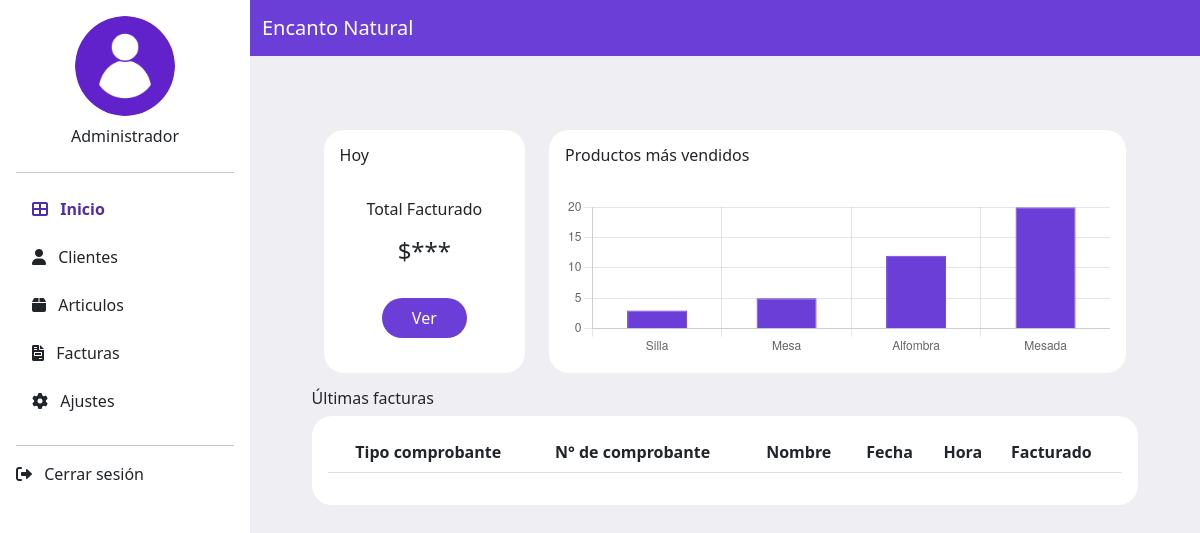
The page /vista/admin.php on the database as committed earlier.
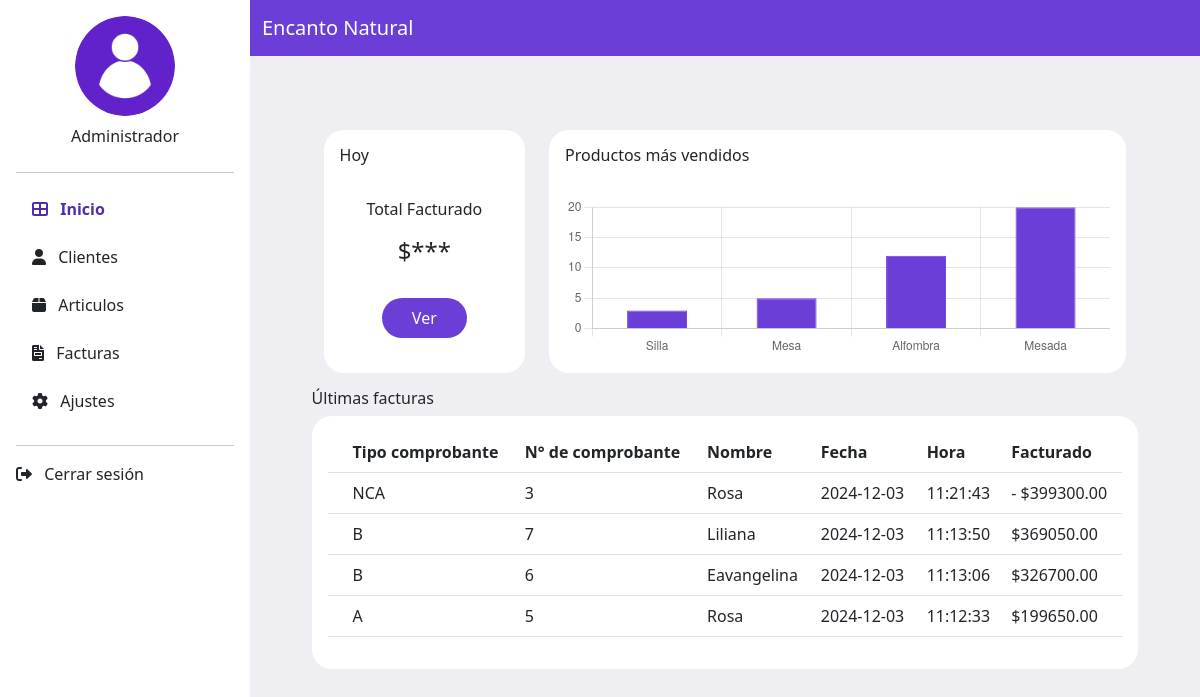
The same page on the database as committed later.
### tables this page shows
CREATE TABLE `nota_credito` (
  `id_nota_credito` int(11) NOT NULL,
  `id_cliente` int(11) NOT NULL,
  `id_factura` int(11) DEFAULT NULL,
  `fecha` date NOT NULL,
  `hora` time NOT NULL,
  `motivo` varchar(255) NOT NULL,
  `subtotal` decimal(10,2) NOT NULL,
  `porcentaje_impuesto` decimal(5,2) NOT NULL,
  `monto_impuesto` decimal(10,2) NOT NULL,
  `total` decimal(10,2) NOT NULL,
  `tipo_factura` varchar(60) DEFAULT NULL
);

CREATE TABLE `cliente` (
  `id_cliente` int(11) NOT NULL,
  `nombre` varchar(50) NOT NULL,
  `apellido` varchar(50) NOT NULL,
  `dni` char(8) NOT NULL,
  `domicilio` varchar(255) DEFAULT NULL,
  `celular` varchar(20) DEFAULT NULL,
  `tipo_cliente` enum('responsable inscripto','consumidor final') NOT NULL,
  `correo` varchar(80) DEFAULT NULL
);

CREATE TABLE `factura` (
  `id_factura` int(11) NOT NULL,
  `id_cliente` int(11) NOT NULL,
  `fecha` date NOT NULL,
  `hora` time NOT NULL,
  `tipoFactura` varchar(50) NOT NULL,
  `subtotal` decimal(10,2) NOT NULL,
  `porcentajeImpuesto` decimal(5,2) NOT NULL,
  `montoImpuesto` decimal(10,2) NOT NULL,
  `total` decimal(10,2) NOT NULL
);

### modelo/conexion.php (called while the page is built, shortened)
<?php
class Conexion
{
    private $conexion;
    public function __construct()
    {
        $this->conexion = new mysqli("localhost:3307", "root", "", "facturacion");
    }
    public function obtener4_facturas()
    {
        $sql = "
        SELECT
            f.id_factura,
            nc.id_nota_credito,
            COALESCE(nc.tipo_factura, f.tipoFactura) AS tipo_comprobante,
            COALESCE(nc.fecha, f.fecha) AS fecha,
            COALESCE(nc.hora, f.hora) AS hora,
            c.nombre AS nombre_cliente,
            COALESCE(nc.total, f.total) AS total
        FROM factura f
        JOIN cliente c ON f.id_cliente = c.id_cliente
        LEFT JOIN nota_credito nc ON f.id_factura = nc.id_factura
        ORDER BY COALESCE(nc.fecha, f.fecha) DESC, COALESCE(nc.hora, f.hora) DESC
        LIMIT 4";
        $result = $this->conexion->query($sql);
        $facturas = array();
        if ($result->num_rows > 0) {
            while ($row = $result->fetch_assoc()) {
                $facturas[] = $row;
            }
            return $facturas;
        } else {
            return array();
        }
    }
}

### vista/admin.php (the view, shortened to what this page needs)
<!DOCTYPE html>
<html lang="en">
<head>
  <link href="https://cdn.jsdelivr.net/npm/bootstrap@5.3.0/dist/css/bootstrap.min.css" rel="stylesheet">
  <link rel="stylesheet" href="https://cdnjs.cloudflare.com/ajax/libs/font-awesome/6.0.0-beta3/css/all.min.css">
  <link rel="stylesheet" href="styles.css">
</head>
<body>
  <?php
  include_once("../modelo/conexion.php");
  $modelo = new Conexion();
  $facturas = $modelo->obtener4_facturas();
  ?>
  <div class="d-flex">
    <div id="sidebar" class="bg-light p-3">
      <div class="text-center mb-4">
        <img src="img/user1.png" class="rounded-circle" alt="Avatar">
        <p class="mt-2">Administrador <br><?php session_start();
                                          echo htmlspecialchars($_SESSION["nombre_usuario"]) ?> </p>
      </div>
      <hr>
      <ul class="nav flex-column">
        <li class="nav-item mb-2">
          <a class="nav-link text-dark active" href="admin.php"><i class="fas fa-th-large me-2"></i> Inicio</a>
        </li>
        <li class="nav-item mb-2">
          <a class="nav-link text-dark" href="clientes.php"><i class="fas fa-user me-2"></i> Clientes</a>
        </li>
        <li class="nav-item mb-2">
          <a class="nav-link text-dark" href="articulos.php"><i class="fas fa-box me-2"></i> Articulos</a>
        </li>
        <li class="nav-item mb-2">
          <a class="nav-link text-dark" href="facturas.php"><i class="fas fa-file-invoice me-2"></i> Facturas</a>
        </li>
        <li class="nav-item mb-2">
          <a class="nav-link text-dark" href="ajustes.php"><i class="fas fa-cog me-2"></i> Ajustes</a>
        </li>
      </ul>
      <hr>
      <div class="mt-auto">
        <a class="nav-link text-dark" href="../controlador/cerrarSession.php"><i class="fas fa-sign-out-alt me-2"></i> Cerrar sesión</a>
      </div>
    </div>
    <div class="w-100">
      <nav class="navbar navbar-expand-lg navbar-light text-white">
        <div class="container-fluid">
          <span class="navbar-brand text-white">Encanto Natural</span>
        </div>
      </nav>
      <div class="content p-4">
        <div class="container">
          <div class="row justify-content-md-center">
            <div class="col-md-3 mb-3">
              <div class="card h-100 custom-card" style="width: 100%;">
                <div class="card-body">
                  <h6 class="card-title">Hoy</h6><br>
                  <div class="text-center">
                    <p class="card-text">Total Facturado</p>
                    <h4 id="totalFacturado">$*** </h4><br>
                    <button id="toggleBtn" class="btn custom-btn btn-center" onclick="toggleFacturado()"> Ver </button>
                  </div>
                </div>
              </div>
            </div>
            <div class="col-md-8 mb-3">
              <div class="card h-100 custom-card" style="width: 100%;">
                <div class="card-body">
                  <h6 class="card-title">Productos más vendidos</h6><br>
                  <canvas id="myChart" style="width: 100%; height: 160px;"></canvas>
                </div>
              </div>
            </div>
          </div>
        </div>
        <div class="col-md-11 mb-3 mx-auto">
          <h6>Últimas facturas</h6>
          <div class="card custom-card">
            <div class="card-body">
              <table class="table table-hover">
                <thead>
                  <tr>
                    <th scope="col"> </th>
                    <th scope="col">Tipo comprobante</th>
                    <th scope="col">N° de comprobante</th>
                    <th scope="col">Nombre</th>
                    <th scope="col">Fecha</th>
                    <th scope="col">Hora</th>
                    <th scope="col">Facturado</th>
                  </tr>
                </thead>
                <tbody>
                  <?php foreach ($facturas as $factura) : ?>
                    <tr>
                      <td scope="col"> </td>
                      <td><?php echo $factura["tipo_comprobante"]; ?></td>
                      <td><?php
                          if (!empty($factura["id_nota_credito"])) {
                            echo $factura["id_nota_credito"];
                          } else {
                            echo $factura["id_factura"];
                          }
                          ?>
                      </td>
                      <td><?php echo $factura["nombre_cliente"]; ?></td>
                      <td><?php echo $factura["fecha"]; ?></td>
                      <td><?php echo $factura["hora"]; ?></td>
                      <td><?php
                          if (!empty($factura["id_nota_credito"])) {
                            echo "- $", $factura["total"];
                          } else {
                            echo "$", $factura["total"];
                          }
                          ?>
                      </td>
                    </tr>
                  <?php endforeach; ?>
                </tbody>
              </table>
            </div>
          </div>
        </div>
      </div>
    </div>
  </div>
</body>
<script>
  ////////////////////////////// Funcionalidad de graficos ////////////////////////////////////////////////////////////////////////////////
  var ctx = document.getElementById('myChart').getContext('2d');
  var myChart = new Chart(ctx, {
    type: 'bar', // El tipo de gráfico que quieres (bar, line, pie, etc.)
    data: {
      labels: ['Silla', 'Mesa', 'Alfombra', 'Mesada'], // Las etiquetas en el eje X
      datasets: [{
        //label: 'Productos más vendidos',
        data: [3, 5, 12, 20], // Los datos que quieres graficar
        backgroundColor: [
          '#6c3ed8',
          '#6c3ed8',
          '#6c3ed8',
          '#6c3ed8'
        ],
        maxBarThickness: 60,
        borderColor: [
          '#6c3ed8',
          '#6c3ed8',
          '#6c3ed8',
          '#6c3ed8'
        ],
        borderWidth: 1
      }]
    },
    options: {
      plugins: {
        legend: {
          display: false // Ocultar leyenda
        }
      },
      scales: {
        y: {
          beginAtZero: true
        }
      }
    }
  });
  ///////////////////////////////////////////  Funcionalidad ocultar dinero ////////////////////////////////////////////////////////////////////////////////
  document.addEventListener('DOMContentLoaded', function() {
    const totalReal = 6543.75; // Ejemplo: $6543.75
    // Guarda el contenido inicial del HTML
    const totalFacturadoElement = document.getElementById('totalFacturado');
    const toggleBtn = document.getElementById('toggleBtn');
    const initialTextContent = totalFacturadoElement.textContent;
    const initialButtonText = toggleBtn.textContent;
    function toggleFacturado() {
      // Si actualmente muestra los asteriscos, cambia al valor real
      if (totalFacturadoElement.textContent === initialTextContent) {
        totalFacturadoElement.textContent = `$${totalReal.toFixed(2)}`; // Muestra el valor real
        toggleBtn.textContent = 'Ocultar'; // Cambia el texto del botón a "Ocultar"
      } else {
        // Restaura el contenido inicial sin escribir manualmente los valores
        totalFacturadoElement.textContent = initialTextContent;
        toggleBtn.textContent = initialButtonText;
      }
    }
    // Agrega el evento de clic al botón
    toggleBtn.addEventListener('click', toggleFacturado);
  });
</script>
</html>

### vista/styles.css (style rules this page uses)
#sidebar { width: 250px; height: 100vh; position: fixed; left: 0; top: 0; overflow-y: auto; background-color: white !important; }
#sidebar .nav-link { font-size: 16px; }
#sidebar .nav-link.active { color: #512da8 !important; border-radius: 5px; font-weight: bold; }
#sidebar img { width: 100px; height: 100px; }
#sidebar .mt-auto { margin-top: auto; }
.content { margin-left: 250px; width: calc(100% - 250px); }
#sidebar .nav-link { color: #343a40; transition: color 0.3s ease-in-out; }
#sidebar .nav-link i { transition: color 0.3s ease-in-out; }
.content { margin-left: 250px; }
.navbar { margin-left: 250px; background-color: #6c3ed8; }
.custom-btn { background-color: #6c3ed8; color: white; border: none; padding: 8px 30px; border-radius: 20px; transition: background-color 0.3s ease; align-items: center; }
.custom-card { border-radius: 20px; border:none; width: 100%; max-width: 100%; overflow: hidden; }
#myChart { width: 100%; height: 100px; }
body { background-color: #efeef3; }
.container { margin-top: 50px; }

Rows that differ between the two databases and show on the page:
added nota_credito: tipo_comprobante "NCA", id_nota_credito "3", id_cliente.nombre "Rosa", fecha "2024-12-03", hora "11:21:43", total "399300.00"
added factura: tipo_comprobante "B", id_factura "7", id_cliente.nombre "Liliana", fecha "2024-12-03", hora "11:13:50", total "369050.00"
added factura: tipo_comprobante "B", id_factura "6", id_cliente.nombre "Eavangelina", fecha "2024-12-03", hora "11:13:06", total "326700.00"
added factura: tipo_comprobante "A", id_factura "5", id_cliente.nombre "Rosa", fecha "2024-12-03", hora "11:12:33", total "199650.00"
